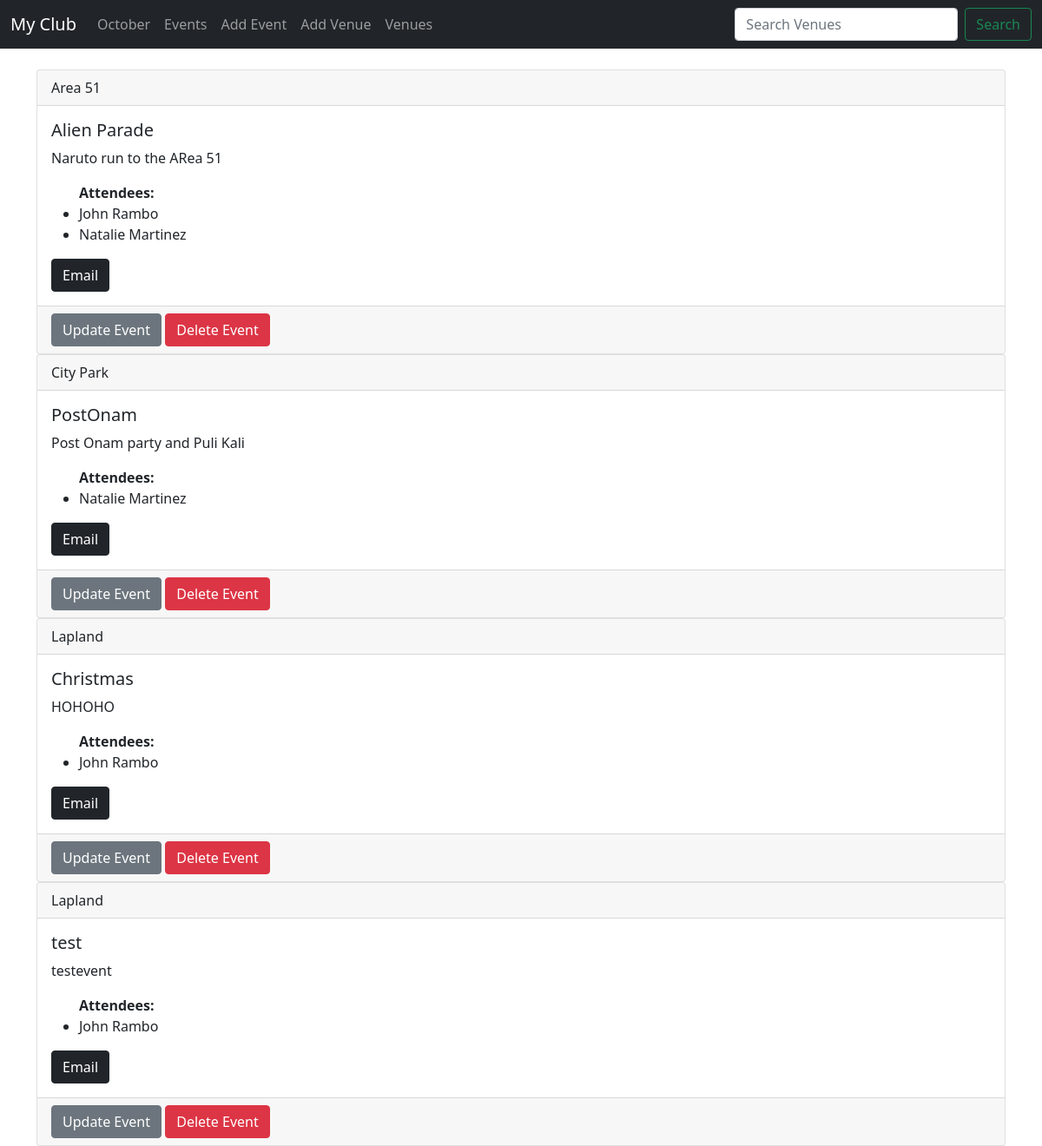
Before: /events with the older database file.
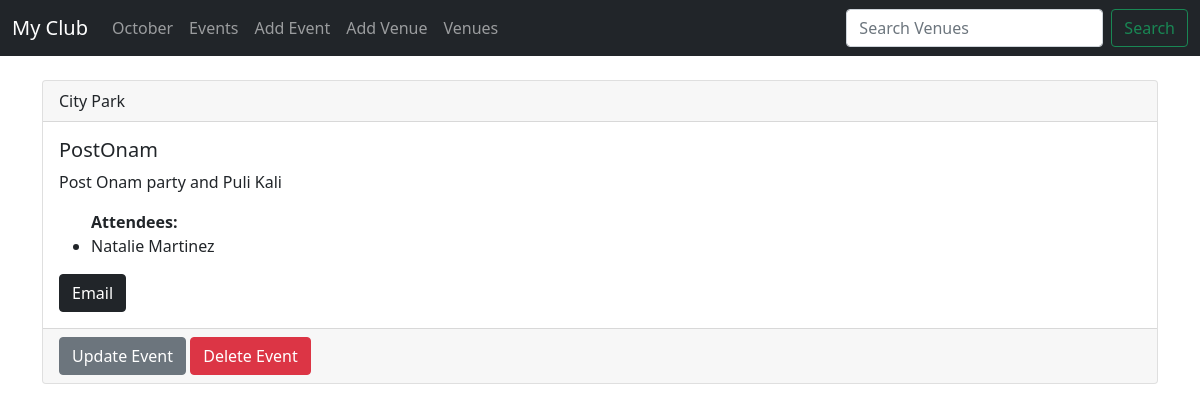
After: the same page with the newer database file.
### events/models.py (models this page shows)
class Event(models.Model):
    name = models.CharField('Event Name', max_length=120)
    event_date = models.DateTimeField('Event date')
    venue = models.ForeignKey(Venue, blank=True, null=True, on_delete=models.CASCADE)
    manager = models.ForeignKey(User, blank=True, null=True, on_delete=models.SET_NULL)
    description = models.TextField(blank=True)
    attendees = models.ManyToManyField(MyClubUser)
    def __str__(self):
        return self.name

class Venue(models.Model):
    name = models.CharField('Venue Name', max_length=120)
    address = models.CharField(max_length=300)
    zip_code =models.CharField('Zip Code', max_length=10)
    phone = models.CharField('Contact Phone', max_length=15,blank=True)
    website = models.URLField('Website Address',blank=True)
    email_address = models.EmailField('Email Address',blank=True)
    def __str__(self):
        return self.name

class MyClubUser(models.Model):
    first_name = models.CharField(max_length=30)
    last_name = models.CharField(max_length=30)
    email = models.EmailField('User Email')
    def __str__(self) -> str:
        return self.first_name + ' ' + self.last_name

### events/views.py (the view)
# urls.py: path('events', views.all_events, name='list-events'),
def all_events(request):
    event_list = Event.objects.all()
    return render(request, 'events/event_list.html', {'event_list' : event_list})

### templates/events/event_list.html
{% extends 'events/base.html' %}
    {% block content %}
        {% for event in event_list %}
            <div class="card">
                <div class="card-header">
                    {{event.venue}}
                </div>
                <div class="card-body">
                     <h5 class="card-title">{{event}} </h5>
                    <p class="card-text"> {{event.description}} </p>
                    <ul>
                        <strong>Attendees: </strong>
                        {% for user in event.attendees.all  %}
                        <li> {{ user }} </li>
                        {% endfor %}
                    </ul>
                    <a href="mailto:{{event.venue.email_address}}" class="btn btn-dark">Email</a>
                </div>
                <div class="card-footer text-muted">
                    <a href="{% url 'update-event' event.id %}" class="btn btn-secondary">Update Event</a>
                    <a href="{% url 'delete-event' event.id %}" class="btn btn-danger">Delete Event</a>
                  </div>
            </div>
        {% endfor %}
    {% endblock %}

### templates/events/base.html (shortened to what this page needs)
<!doctype html>
<html lang="en">
  <head>
    <link href="https://cdn.jsdelivr.net/npm/bootstrap@5.0.2/dist/css/bootstrap.min.css" rel="stylesheet">
  </head>
  <body>
    {% include 'events/navbar.html' %}
    <br>
    <div class="container">
      {% block content %}
      {% endblock %}
    </div>
  </body>
</html>

### templates/events/navbar.html (shortened to what this page needs)
<nav class="navbar navbar-expand-lg navbar-dark bg-dark">
    <div class="container-fluid">
      <a class="navbar-brand" href="{% url 'home' %}">My Club</a>
      <div class="collapse navbar-collapse" id="navbarSupportedContent">
        <ul class="navbar-nav me-auto mb-2 mb-lg-0">
          <li class="nav-item">
            <a class="nav-link" href="{% url 'home' '2023' 'October' %}">October</a>
          </li>
          <li class="nav-item">
            <a class="nav-link" href="{% url 'list-events'  %}">Events</a>
          </li>
          <li class="nav-item">
            <a class="nav-link" href="{% url 'add-event'  %}">Add Event</a>
          </li>
          <li class="nav-item">
            <a class="nav-link" href="{% url 'add-venue'  %}">Add Venue</a>
          </li>
          <li class="nav-item">
            <a class="nav-link" href="{% url 'list-venues'  %}">Venues</a>
          </li>
        </ul>
        <form class="d-flex" method="post" action="{% url 'search-venues' %}">
          <input class="form-control me-2" type="search" placeholder="Search Venues" name='searched' aria-label="Search">
          <button class="btn btn-outline-success" type="submit">Search</button>
        </form>
      </div>
    </div>
  </nav>

Changed rows visible on the page:
removed Event: venue "Area 51", name "Alien Parade", description "Naruto run to the ARea 51", MyClubUser (first_name+last_name "Natalie Martinez")
no longer on this page (row unchanged): MyClubUser: first_name+last_name "John Rambo"
removed Event: venue "Lapland", name "Christmas", description "HOHOHO"
removed Event: venue "Lapland", name "test", description "testevent"
